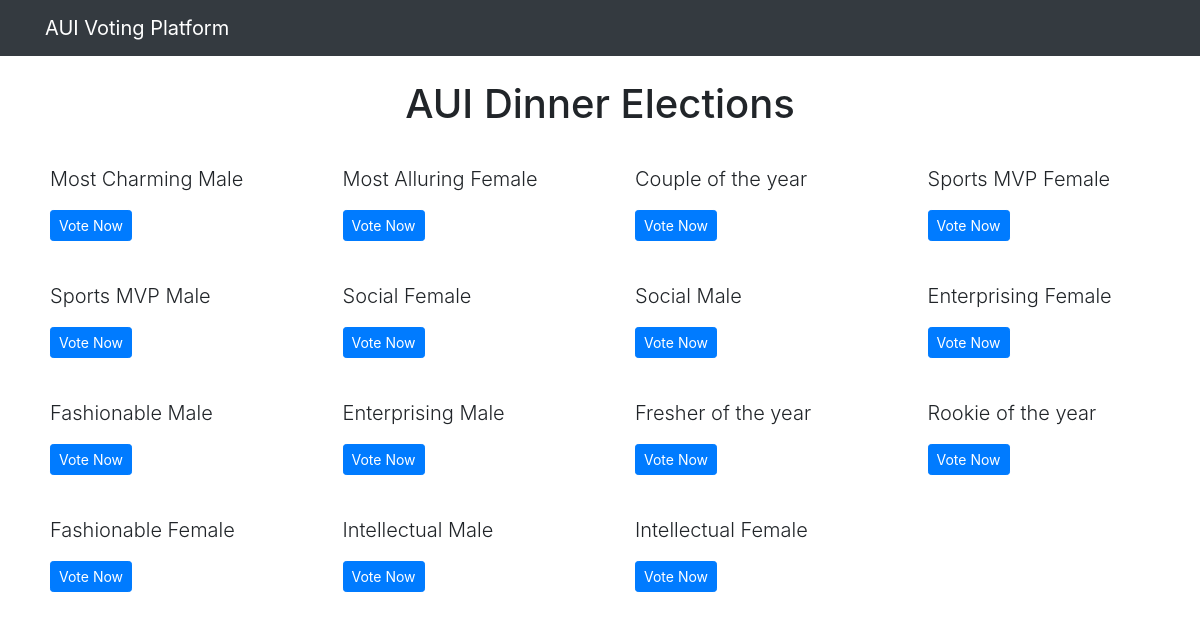
Screenshot of /polls/ with the database file from the repository.
### polls/models.py (models this page shows, shortened)
class Question(models.Model):
    question_text = models.CharField(max_length=200)
    pub_date = models.DateTimeField('date published')

### polls/views.py (the view)
# urls.py: path('', views.index, name='index'),
def index(request):
    latest_question_list = Question.objects.order_by('-pub_date')[:16]
    context = {'latest_question_list': latest_question_list}
    return render(request, 'polls/index.html', context)

### templates/polls/index.html
{% extends 'base.html' %}
{% block content %}
{% load static %}
<h1 class="text-center mb-3">AUI Dinner Elections</h1>
{% if latest_question_list %}
<div class="row">
{% for question in latest_question_list %}
<div class="col-lg-3">
<div class="card-mb-4">
    <div class="card-body">
        <p class="lead">{{ question.question_text }}</p>
        <a href="{% url 'polls:detail' question.id %}" class="btn btn-primary btn-sm">Vote Now</a>
    </div>
</div>
</div>
{% endfor %}
</div>
{% else %}
<p>No polls available</p>
{% endif %}
{% endblock content %}

### templates/base.html (shortened to what this page needs)
<!DOCTYPE html>
<html lang="en">
<head>
    <link rel="stylesheet" href="https://stackpath.bootstrapcdn.com/bootstrap/4.4.1/css/bootstrap.min.css"
>
</head>
<body>
    {% include 'partials/_navbar.html'%}
    <div class="container">
        <div class="row">
            <div class=".col-md-6 m-auto">
                {% block content %}{% endblock%}
            </div>
        </div>
    </div>
</body>
</html>

### templates/partials/_navbar.html
<nav class="navbar navbar-dark bg-dark mb-4">
    <div class="container">
        <a class="navbar-brand" href="/">AUI Voting Platform</a>
    </div>
</nav>

### rows the page displays
Question: question_text "Most Charming Male"
Question: question_text "Most Alluring Female"
Question: question_text "Couple of the year"
Question: question_text "Sports MVP Female"
Question: question_text "Sports MVP Male"
Question: question_text "Social Female"
Question: question_text "Social Male"
Question: question_text "Enterprising Female"
Question: question_text "Fashionable Male"
Question: question_text "Enterprising Male"
Question: question_text "Fresher of the year"
Question: question_text "Rookie of the year"
Question: question_text "Fashionable Female"
Question: question_text "Intellectual Male"
Question: question_text "Intellectual Female"
